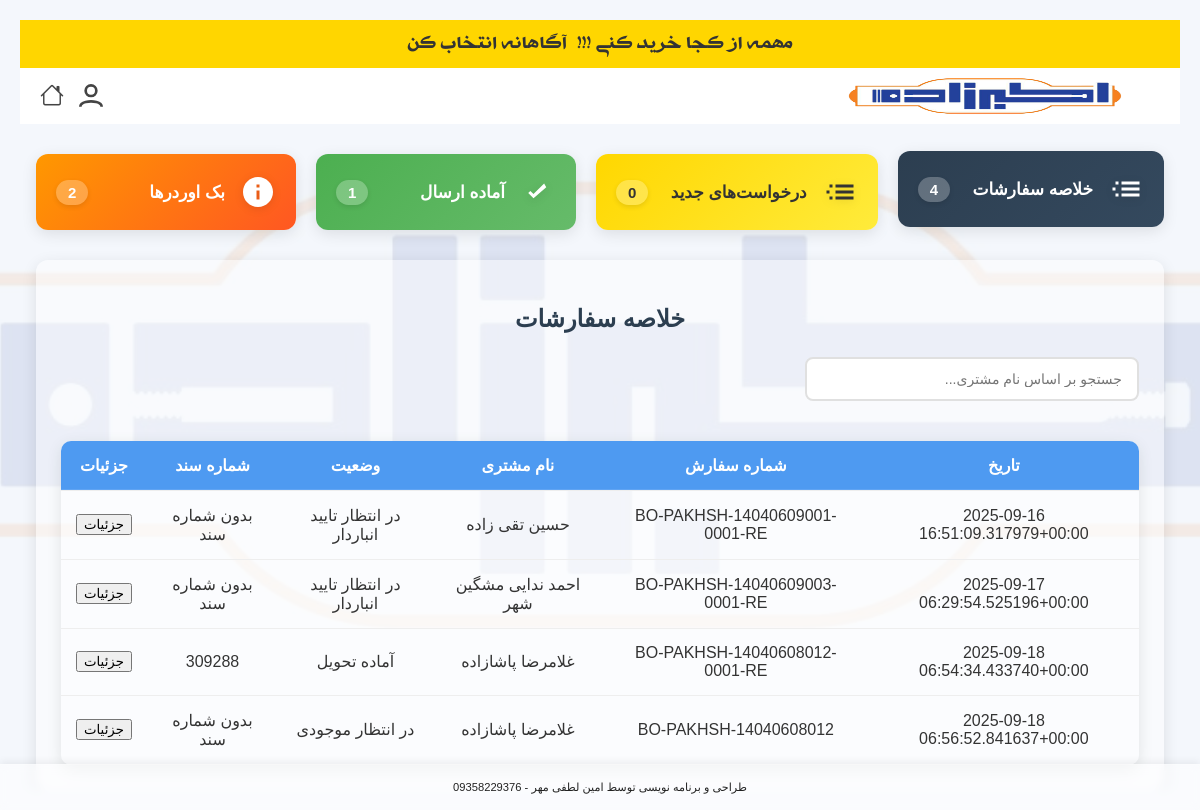
Before: /warehouse/ (signed in) with the older database file.
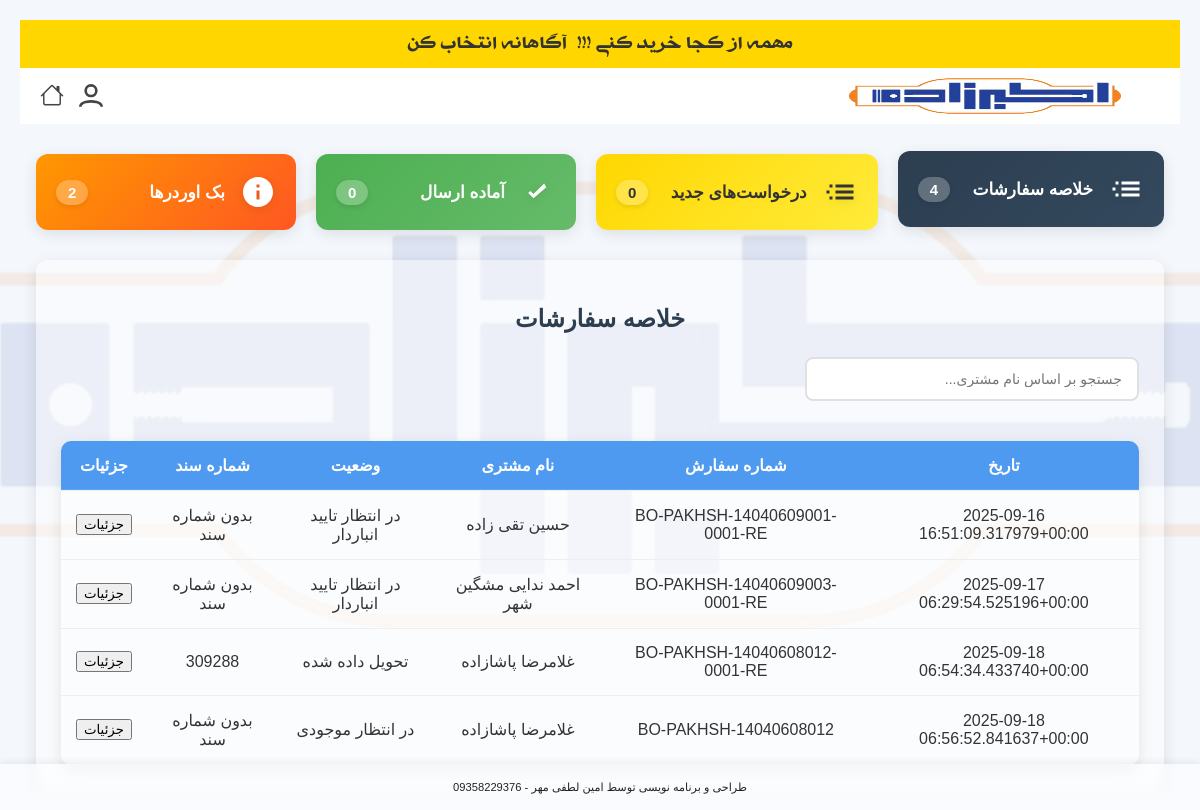
After: the same page with the newer database file.
### products/models.py (models this page shows, shortened)
class Order(models.Model):
    STATUS_CHOICES = [
        ('cart', 'سبد خرید'),
        ('pending', 'در انتظار تأیید'),
        ('warehouse', 'ارسال شده به انبار'),
        ('ready', 'آماده تحویل'),
        ('delivered', 'تحویل داده شده'),
        ('parent', 'تفکیک شده به انبارها'),
        ('completed', 'نهایی شده'),
        ('backorder', 'در انتظار موجودی'),
        ('waiting_for_customer_shipment', 'در انتظار ارسال به مشتری'),
        ('sent_to_warehouse', ' ارسال شده به انبار از بک اوردر'),
        ('waiting_for_warehouse_confirmation', 'در انتظار تایید انباردار'),
        ('shipped', 'ارسال شده'),
    ]
    order_number = models.CharField(
        max_length=100,
        unique=True,
        verbose_name="شماره درخواست",
        blank=True,
        null=True
    )
    document_number = models.CharField(
        max_length=100,
        blank=True,
        null=True,
        verbose_name="شماره سند"
    )
    package_count = models.PositiveIntegerField(
        default=0,
        null=True,
        blank=True,
        verbose_name="تعداد بسته"
    )
    courier_name = models.CharField(
        max_length=100,
        blank=True,
        null=True,
        verbose_name="نام پیک"
    )
    visitor_name = models.CharField(max_length=100, verbose_name="نام ویزیتور")
    customer = models.ForeignKey(
        Customer,
        on_delete=models.PROTECT,   # پیشنهاد امنیتی: سفارش بدون مشتری باقی نماند
        verbose_name="مشتری"
    )
    created_at = models.DateTimeField(auto_now_add=True, verbose_name="تاریخ ثبت")
    updated_at = models.DateTimeField(auto_now=True, verbose_name="تاریخ به‌روزرسانی")
    payment_term = models.CharField(
        max_length=10,
        choices=Product.PAYMENT_TERMS_CHOICES,
        verbose_name="شرایط تسویه"
    )
    status = models.CharField(
        max_length=100,
        choices=STATUS_CHOICES,
        default='pending',
        verbose_name="وضعیت سفارش"
    )
    parent = models.ForeignKey(
        'self',
        on_delete=models.SET_NULL,
        null=True,
        blank=True,
        related_name='children',
        verbose_name="سفارش مادر (قدیمی)"
    )
    is_sub_order = models.BooleanField(default=False, verbose_name="آیا زیرسفارش است؟ (قدیمی)")
    parent_order = models.ForeignKey(
        'self',
        on_delete=models.SET_NULL,
        null=True,
        blank=True,
        related_name='sub_orders',
        verbose_name="سفارش والد (جدید)"
    )
    warehouse = models.ForeignKey(
        'Warehouse',
        null=True,
        blank=True,
        on_delete=models.SET_NULL,
        related_name='orders',
        verbose_name="انبار"
    )
    total_price = models.DecimalField(
        max_digits=100,
        decimal_places=0,
        default=0,
        verbose_name="جمع کل سفارش"
    )
    @property
    def customer_name(self):
        if self.customer:
            return f"{self.customer.first_name} {self.customer.last_name}"
    class Meta:
        constraints = [
            models.UniqueConstraint(
                fields=['document_number'],
                name='unique_document_number',
                condition=models.Q(document_number__isnull=False) & ~models.Q(document_number='')
            )
        ]

class Customer(models.Model):
    first_name = models.CharField(max_length=100, verbose_name="نام")
    last_name = models.CharField(max_length=100, verbose_name="نام خانوادگی")
    store_name = models.CharField(max_length=255, blank=True, null=True, verbose_name="نام فروشگاه")
    phone = models.CharField(max_length=20, blank=True, null=True, verbose_name="تلفن ثابت")
    mobile = models.CharField(
        max_length=20,
        unique=True,
        verbose_name="شماره موبایل",
        error_messages={
            'unique': 'مشتری دیگری با این شماره همراه قبلاً ثبت شده است.'
        }
    )
    province = models.ForeignKey(Province, on_delete=models.CASCADE, verbose_name="استان")
    county = models.ForeignKey(County, on_delete=models.CASCADE, verbose_name="شهرستان")
    address = models.TextField(blank=True, null=True, verbose_name="آدرس")
    created_by = models.ForeignKey(
        User, on_delete=models.SET_NULL, null=True, related_name='created_customers', verbose_name="ایجاد شده توسط"
    )
    user = models.OneToOneField(
        User, on_delete=models.SET_NULL, null=True, blank=True, related_name='customer_profile', verbose_name="کاربر مرتبط"
    )
    created_at = models.DateTimeField(auto_now_add=True, verbose_name="تاریخ ایجاد")
    class Meta:
        verbose_name = "مشتری"
        verbose_name_plural = "مشتریان"

### products/views.py (the view)
# urls.py: path('warehouse/', views.warehouse_panel, name='warehouse_panel'),
@login_required
def warehouse_panel(request):
    try:
        warehouse = Warehouse.objects.get(user=request.user)
        one_week_ago = timezone.now() - timezone.timedelta(days=7)
        all_orders = Order.objects.filter(
            parent_order__isnull=False,  # فقط زیرسفارش‌ها
            items__warehouse=warehouse,  # فقط آیتم‌های مربوط به این انبار
            created_at__gte=one_week_ago  # فقط سفارش‌های یک هفته اخیر
        ).distinct().prefetch_related(
            'items',
            'items__product',
            'items__warehouse'
        )
        new_orders = Order.objects.filter(
            parent_order__isnull=False,
            items__warehouse=warehouse,
            items__warehouse_status='pending',
            created_at__gte=one_week_ago
        ).exclude(status='backorder').distinct().prefetch_related(
            'items',
            'items__product',
            'items__warehouse'
        )
        waiting_for_stock_orders = Order.objects.filter(
            Q(parent_order__isnull=False) &
            Q(items__warehouse=warehouse) &
            (Q(items__warehouse_status='backorder') | Q(items__warehouse_status='pending_supply')) &
            Q(created_at__gte=one_week_ago)
        ).distinct().prefetch_related(
            'items',
            'items__product',
            'items__warehouse'
        )
        waiting_for_confirmation_orders = Order.objects.filter(
            Q(parent_order__isnull=False) &
            Q(items__warehouse=warehouse) &
            Q(items__warehouse_status='waiting_for_warehouse_confirmation') &
            Q(created_at__gte=one_week_ago)
        ).distinct().prefetch_related(
            'items',
            'items__product',
            'items__warehouse'
        )
        print(f"waiting_for_confirmation_orders query result count: {waiting_for_confirmation_orders.count()}")
        for order in waiting_for_confirmation_orders:
            print(f"Order {order.id} - Items: {order.items.count()}")
        ready_orders = Order.objects.filter(
            Q(parent_order__isnull=False) &
            Q(items__warehouse=warehouse) &
            Q(items__warehouse_status='ready') &
            Q(status='ready') &
            Q(created_at__gte=one_week_ago)
        ).distinct().prefetch_related(
            'items',
            'items__product',
            'items__warehouse'
        )
        for order in all_orders:
            order.filtered_items = order.items.filter(warehouse=warehouse)
            order.total_price = sum((item.price * (item.allocated_quantity or item.requested_quantity)) for item in order.filtered_items if item.price and (item.allocated_quantity or item.requested_quantity))
        for order in new_orders:
            order.filtered_items = order.items.filter(
                Q(warehouse=warehouse) &
                Q(warehouse_status='pending')
            )
            order.total_price = sum((item.price * (item.allocated_quantity or item.requested_quantity)) for item in order.filtered_items if item.price and (item.allocated_quantity or item.requested_quantity))
        for order in ready_orders:
            order.filtered_items = order.items.filter(
                Q(warehouse=warehouse) &
                Q(warehouse_status='ready')
            )
            order.total_price = sum((item.price * (item.allocated_quantity or item.requested_quantity)) for item in order.filtered_items if item.price and (item.allocated_quantity or item.requested_quantity))
        for order in waiting_for_stock_orders:
            order.filtered_items = order.items.filter(
                Q(warehouse=warehouse) &
                (Q(warehouse_status='backorder') | Q(warehouse_status='pending_supply'))
            )
            order.total_price = sum((item.price * (item.allocated_quantity or item.requested_quantity)) for item in order.filtered_items if item.price and (item.allocated_quantity or item.requested_quantity))
        for order in waiting_for_confirmation_orders:
            order.filtered_items = order.items.filter(
                Q(warehouse=warehouse) &
                Q(warehouse_status='waiting_for_warehouse_confirmation')
            )
            order.total_price = sum((item.price * (item.allocated_quantity or item.requested_quantity)) for item in order.filtered_items if item.price and (item.allocated_quantity or item.requested_quantity))
        context = {
            'warehouse': warehouse,
            'all_orders': all_orders, # اگر همچنان به این نیاز دارید
            'new_orders': new_orders,
            'ready_orders': ready_orders,
            'waiting_for_stock_orders': waiting_for_stock_orders,
            'backorder_orders': waiting_for_stock_orders, # همچنان برای سازگاری نامی حفظ شد
            'waiting_for_confirmation_orders': waiting_for_confirmation_orders, # 👈 اضافه شدن به کانتکست
        }
        return render(request, 'products/warehouse_panel.html', context)
    except Warehouse.DoesNotExist:
        messages.error(request, 'شما دسترسی به پنل انبار را ندارید. لطفا با مدیر سیستم تماس بگیرید.')
        return redirect('products:login')
    except Exception as e: # برای گرفتن هر خطای غیرمنتظره دیگر
        import traceback
        traceback.print_exc() # این خط را برای دیباگ نگه دارید
        messages.error(request, f'خطای غیرمنتظره در پنل انبار: {e}')
        return redirect('products:login')

### products/context_processors.py (called while the page is built)
def recent_orders_processor(request):
    recent_orders_count = 0
    if request.user.is_authenticated:
        recent_orders_count = Order.objects.filter(customer__created_by=request.user).order_by('-created_at')[:5].count()
    return {'recent_orders_count': recent_orders_count}

def notifications_processor(request):
    if request.user.is_authenticated and request.user.groups.filter(name='مدیر').exists():
        unread_notifications = Notification.objects.filter(target_user=request.user, read=False).order_by('-created_at')
        return {'unread_notifications': unread_notifications}
    return {'unread_notifications': []}

### products/templates/products/warehouse_panel.html (shortened to what this page needs)
{% extends 'products/base.html' %}
{% load custom_filters %}
{% block content %}
<div class="tiles-container">
  <div class="tile-card tile-all" onclick="openTab('AllOrders')">
    <svg class="tile-icon" fill="currentColor" xmlns="http://www.w3.org/2000/svg" viewBox="0 0 24 24">
      <path d="M3 13h2v-2H3v2zm2 4h2v-2H5v2zm0-8h2V7H5v2zm4 8h12v-2H9v2zm0-4h12v-2H9v2zm0-6v2h12V7H9z"/>
    </svg>
    <span class="tile-title">خلاصه سفارشات</span>
    <span class="tile-count">{{ all_orders.count }}</span>
  </div>
  <div class="tile-card tile-new" onclick="openTab('NewOrders')">
    <svg class="tile-icon" fill="currentColor" xmlns="http://www.w3.org/2000/svg" viewBox="0 0 24 24">
      <path d="M3 13h2v-2H3v2zm2 4h2v-2H5v2zm0-8h2V7H5v2zm4 8h12v-2H9v2zm0-4h12v-2H9v2zm0-6v2h12V7H9z"/>
    </svg>
    <span class="tile-title">درخواست‌های جدید</span>
    <span class="tile-count">{{ new_orders.count }}</span>
  </div>
  <div class="tile-card tile-ready" onclick="openTab('ReadyOrders')">
    <svg class="tile-icon" fill="currentColor" xmlns="http://www.w3.org/2000/svg" viewBox="0 0 24 24">
      <path d="M9 16.2l-3.5-3.5 1.41-1.41L9 13.38l7.09-7.09L17.5 8.8z"/>
    </svg>
    <span class="tile-title">آماده ارسال</span>
    <span class="tile-count">{{ ready_orders.count }}</span>
  </div>
  <div class="tile-card tile-backorder" onclick="openTab('WaitingForConfirmationOrders')">
    <svg class="tile-icon" fill="currentColor" xmlns="http://www.w3.org/2000/svg" viewBox="0 0 24 24">
        <path d="M12 2C6.48 2 2 6.48 2 12s4.48 10 10 10 10-4.48 10-10S17.52 2 12 2zm1 15h-2v-6h2v6zm0-8h-2V7h2v2z"/>
    </svg>
    <span class="tile-title"> بک اوردرها </span>
    <span class="tile-count">{{ waiting_for_confirmation_orders.count }}</span>
  </div>
</div>
<div id="AllOrders" class="tabcontent">
  <h2>خلاصه سفارشات</h2>
  <input type="text" class="search-box" placeholder="جستجو بر اساس نام مشتری..." onkeyup="searchOrders(this.value, 'all-orders')">
  <table class="orders-table" id="all-orders">
    <thead>
      <tr>
        <th>تاریخ</th>
        <th>شماره سفارش</th>
        <th>نام مشتری</th>
        <th>وضعیت</th>
        <th>شماره سند</th>
        <th>جزئیات</th>
      </tr>
    </thead>
    <tbody>
      {% for order in all_orders %}
      <tr class="order-row">
        <td>{{ order.created_at|jformat:"%Y/%m/%d" }}</td>
        <td>{{ order.order_number }}</td>
        <td class="customer-name">{{ order.customer_name }}</td>
        <td><span class="order-status status-{{ order.status }}">{{ order.get_status_display }}</span></td>
        <td>{{ order.document_number|default:"بدون شماره سند" }}</td>
        <td>
          <button class="action-button details-button" onclick="toggleDetails('all-details-{{ order.id }}')">جزئیات</button>
        </td>
      </tr>
      {% empty %}
      <tr>
        <td colspan="6">هیچ سفارشی یافت نشد.</td>
      </tr>
      {% endfor %}
    </tbody>
  </table>
</div>
{% endblock %}

Changed rows visible on the page:
changed Order "BO-PAKHSH-14040608012-0001-RE": status "آماده تحویل" → "تحویل داده شده"
Other visible differences:
{{ ready_orders.count }}: "1" → "0"
